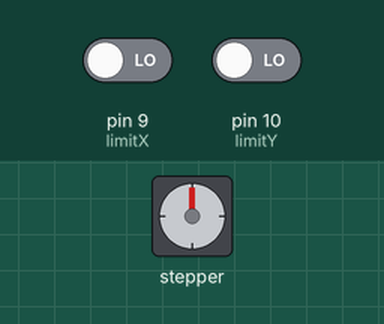
Recording of a sketch running on a simulated Arduino Uno, built with avr-gcc and run on an emulated ATmega328P. On the bench: stepper motor. The test bench sets the inputs (shaded band); at power-on: pin 9 (limitX) LOW, pin 10 (limitY) LOW. Stepper angles assume 200 steps per turn; what the sketch prints to the serial monitor is not drawn.

Above: at 1.2 s.
1.3 s: pin 9 (limitX) driven HIGH
At 1.46 s:
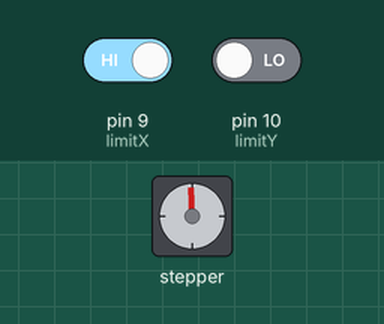
At 2.07 s:
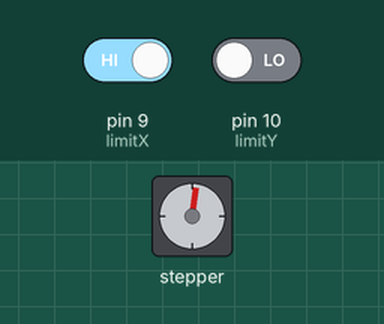
4.3 s: pin 10 (limitY) driven HIGH
At 4.45 s:
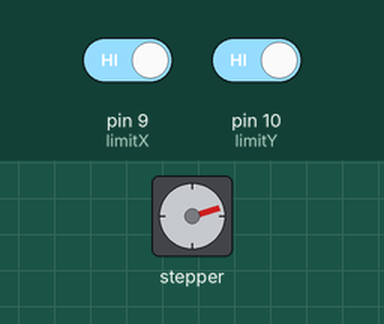
7.3 s: pin 10 (limitY) driven LOW
Timing chart, 0 to 22.3 s (numbered marks = the images above; inputs shaded):
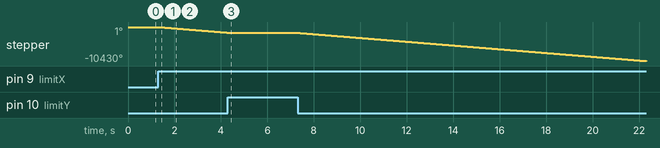

Measured:
- after the input at 1.3 s, stepper: keeps turning counter-clockwise at about 578°/s, starting at once

The sketch:

cnc_shield_prototype_ELEGO.ino
```cpp
#include <AccelStepper.h>


//notes: limit switches shall be normally open

// define Shield Pins for Axis X to Z
#define stepPinX 2
#define dirPinX 5
#define limitX 9

#define stepPinY 3
#define dirPinY 6
#define limitY 10

#define stepPinZ 4
#define dirPinZ 7
#define limitZ 11

#define stepperEnable 8

// define Shield Pins for Spindle-Axis A (using pins D12 and D13)
#define stepPinA 12
#define dirPinA 13
//no limit for this axis available on the shield

#define stepsPerRevolutionX 200
#define stepsPerRevolutionY 200
#define stepsPerRevolutionZ 200
#define stepsPerRevolutionA 200

// Motor variables
int moXSpeed = 2000;            // Motor X Base Speed
int moXMaxSpeedMult = 1;        // Motor X Max Speed Multiplier
int moXAccel = 20000;           // Motor X Acceleration
int moXDirection = -1;          // Motor X Standard Direction Variable (1 - Clockwise, -1 - Counterclockwise), Referencing happens in opposite direction

//int mo1Pos1 = stepsPerRevolution1*1.5;    // Position 1 in relation to Reference Point
//int mo1Pos2 = stepsPerRevolution1*2.25;    // Position 2 in relation to Reference Point

//initialize the stepper motors as existing objects
AccelStepper stepperX(1, stepPinX, dirPinX);      //Stepper Type = 1, as used with DRV8825
//AccelStepper stepperY(1, stepPinY, dirPinY);
AccelStepper stepperZ(1, stepPinZ, dirPinZ);
AccelStepper stepperA(1, stepPinA, dirPinA);

// SFC Variables
int mode = 0;     // Current SFC Mode State

void setup()
{
  // initialize the serial port
  Serial.begin(9600);
  stepperX.setEnablePin(stepperEnable);


  // Initialize Inputs
  pinMode(limitX, INPUT);
  pinMode(limitY, INPUT);
  pinMode(limitZ, INPUT);

  //Initialize Outputs

  pinMode(stepperEnable, OUTPUT);
  //digitalWrite(stepperEnable, HIGH);

  stepperX.setAcceleration(moXAccel);
  stepperX.setMaxSpeed(moXDirection*moXSpeed*2);
  stepperX.setSpeed(0);

  //stepperY.setAcceleration(moXAccel);
  //stepperY.setMaxSpeed(moXDirection*moXSpeed*2);
  //stepperY.setSpeed(0);

  stepperX.disableOutputs();

}

void loop() {
  // Mode Switch Logic and Mode Logic that has to happen once
  if (digitalRead(limitX) == HIGH && mode == 0)                      //0-1 Requirement: Button Start
  {
    stepperX.disableOutputs();

    stepperX.setSpeed(moXDirection*moXSpeed);

    Serial.println();
    mode = mode+1; // Switch Mode

    digitalWrite(stepPinY,HIGH);
    delay(10);
    digitalWrite(stepPinY,LOW);
  }
  else if (digitalRead(limitY) && mode == 1)                              //1-2 Reference Sensor Reached
  {

    digitalWrite(stepPinY,HIGH);
    delay(10);
    digitalWrite(stepPinY,LOW);
    delay(10);
    digitalWrite(stepPinY,HIGH);
    delay(10);
    digitalWrite(stepPinY,LOW);
    delay(50);
    digitalWrite(stepPinY,HIGH);
    delay(10);
    digitalWrite(stepPinY,LOW);

    mode = 0 ; // Switch Mode

  }

  Serial.println(mode);
  if (mode == 1){
    stepperX.runSpeed();
  }

}
```
